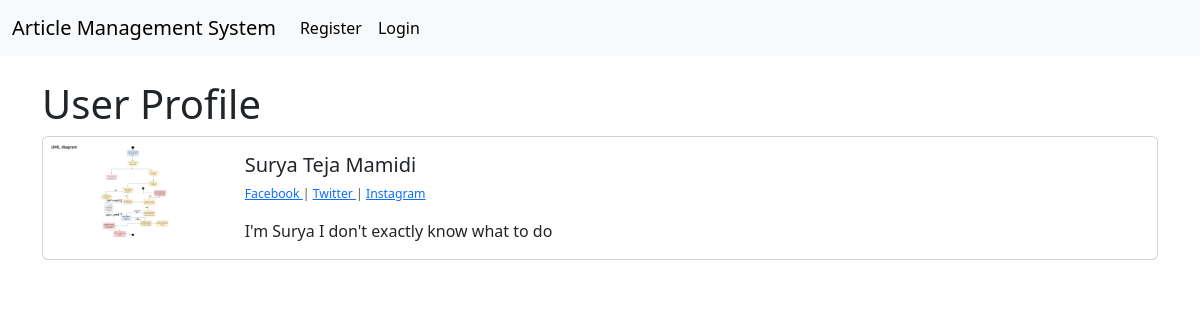
The app's page /users/1/profile/ with its own data.
### article/models.py (models this page shows, shortened)
class Profile(models.Model):
    user = models.OneToOneField(User, null = True, on_delete=models.CASCADE)
    bio = models.TextField()
    profile_pic = models.ImageField(null=True, blank = True, upload_to="images/profile/")
    facebook_url = models.CharField(max_length= 255, null=True, blank = True)
    twitter_url = models.CharField(max_length= 255, null=True, blank = True)
    instagram_url = models.CharField(max_length= 255, null=True, blank = True)

### users/views.py (the view)
# urls.py: path('<int:pk>/profile/', ShowProfilePageView.as_view(), name = 'show_profile_page'),
class ShowProfilePageView(DetailView):
    model = Profile
    template_name = 'registration/user_profile.html'
    def get_context_data(self, *args, **kwargs):
        users = Profile.objects.all()
        context = super(ShowProfilePageView, self).get_context_data(*args, **kwargs)
        page_user = get_object_or_404(Profile, id = self.kwargs['pk'])
        context["page_user"] = page_user
        return context

### users/templates/registration/user_profile.html (shortened to what this page needs)
{% extends 'base.html' %}
{% load static %}
{% block content %}
<h1> User Profile </h1>
<div class="card mb-3">
    <div class="row g-0">
      <div class="col-md-2">
{% if page_user.profile_pic %}
        <img src="{{page_user.profile_pic.url}}" class="img-fluid rounded-start" alt="...">
{% else %}
        <img src="{% static "ams/images/default-profile.jpeg" %}" class="img-fluid rounded-start" alt="...">
{% endif %}
      </div>
      <div class="col-md-10">
        <div class="card-body">
          <h5 class="card-title">{{page_user.user.first_name}} {{page_user.user.last_name}}</h5>
          <small> <p class="small text-body-secondary">
{%if page_user.facebook_url%}  <a href="{{page_user.facebook_url}}"> Facebook </a> | {%endif%}
{%if page_user.twitter_url%}   <a href="{{page_user.twitter_url}}"> Twitter </a> |   {%endif%}
{%if page_user.instagram_url%}  <a href="{{page_user.instagram_url}}"> Instagram </a> {%endif%}
            </p> </small>
          <p class="card-text">{{page_user.bio}}</p>
        </div>
      </div>
    </div>
  </div>
{% endblock content %}

### records on screen
Profile: profile_pic (picture), user.first_name "Surya Teja", user.last_name "Mamidi", bio "I'm Surya I don't exactly know what to do"
